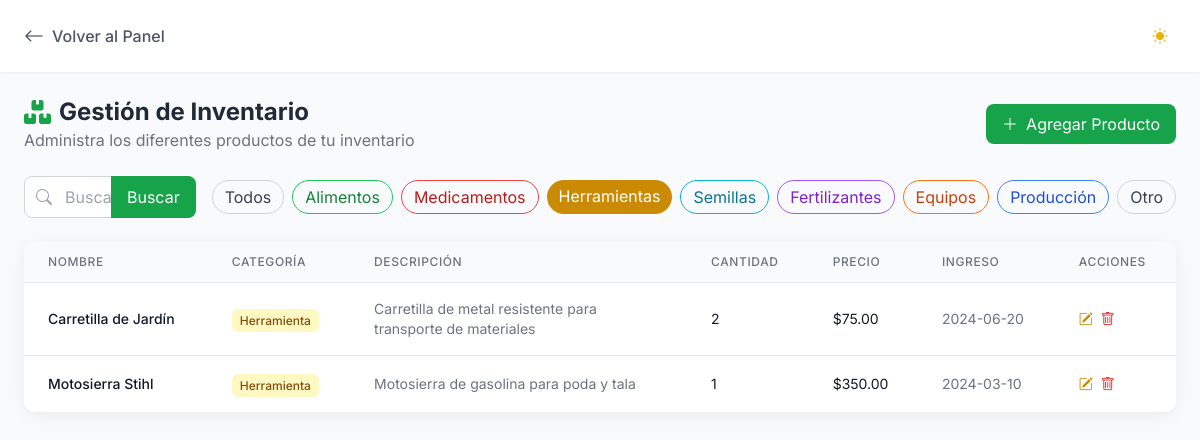
/modulos/inventario.php?tipo=herramienta (signed in), run on the app's committed database.
### tables this page shows
CREATE TABLE `inventario` (
  `id` int(11) NOT NULL,
  `tipo` enum('alimento','medicamento','herramienta','semilla','fertilizante','equipo','produccion','otro') NOT NULL,
  `nombre` varchar(100) DEFAULT NULL,
  `cantidad` int(11) DEFAULT NULL,
  `unidad` varchar(50) DEFAULT NULL,
  `fecha_vencimiento` date DEFAULT NULL,
  `descripcion` text DEFAULT NULL,
  `fecha_ingreso` date NOT NULL,
  `precio` decimal(10,2) NOT NULL
);

### modulos/inventario.php (the view, shortened to what this page needs)
<?php
include '../db.php';
$tipo_filtro = isset($_GET['tipo']) ? $_GET['tipo'] : null;
$buscar_termino = isset($_GET['buscar']) ? $_GET['buscar'] : null;
$sql = "SELECT * FROM inventario";
$conditions = [];
$params = [];
if ($tipo_filtro && $tipo_filtro !== 'todos') {
    $conditions[] = "tipo = :tipo";
    $params[':tipo'] = $tipo_filtro;
}
if (count($conditions) > 0) {
    $sql .= " WHERE " . implode(' AND ', $conditions);
}
$sql .= " ORDER BY fecha_ingreso DESC";
try {
    $stmt = $conn->prepare($sql);
    $stmt->execute($params);
    $productos = $stmt->fetchAll(PDO::FETCH_ASSOC);
} catch (PDOException $e) {
    $productos = [];
    error_log("Error de base de datos en inventario.php: " . $e->getMessage());
}
function getNombreCategoria($tipo)
{
    $nombres = [
        'alimento' => 'Alimento',
        'medicamento' => 'Medicamento',
        'herramienta' => 'Herramienta',
        'semilla' => 'Semilla',
        'fertilizante' => 'Fertilizante',
        'equipo' => 'Equipo',
        'produccion' => 'Producción',
        'otro' => 'Otro'
    ];
    return $nombres[$tipo] ?? $tipo;
}
?>
<!DOCTYPE html>
<html lang="es" class="h-full">
<head>
    <script src="https://cdn.tailwindcss.com"></script>
    <link rel="stylesheet" href="https://cdn.jsdelivr.net/npm/bootstrap-icons@1.11.3/font/bootstrap-icons.min.css">
    <link href="https://cdnjs.cloudflare.com/ajax/libs/font-awesome/6.0.0/css/all.min.css" rel="stylesheet">
</head>
<body x-data="appData()" class="h-full bg-gray-50 dark:bg-gray-900 font-sans text-gray-800 dark:text-gray-100 transition-colors duration-200">
    <div class="min-h-full">
        <header class="bg-white dark:bg-gray-800 shadow-sm sticky top-0 z-40">
            <div class="px-6 py-4 flex justify-between items-center">
                <div class="flex items-center space-x-4">
                    <a href="../dashboard.php" class="flex items-center text-gray-600 dark:text-gray-300 hover:text-primary-600 dark:hover:text-primary-400">
                        <i class="bi bi-arrow-left text-xl mr-2"></i>
                        <span class="font-medium">Volver al Panel</span>
                    </a>
                </div>
                <div class="flex items-center space-x-4">
                    <div class="hidden md:flex items-center space-x-4">
                        <div class="relative">
                            <button id="theme-toggle" class="p-2 rounded-full hover:bg-gray-100 dark:hover:bg-gray-700 focus:outline-none" @click="toggleTheme()">
                                <i class="bi bi-sun-fill text-yellow-500 dark:hidden"></i>
                            </button>
                        </div>
                    </div>
                </div>
            </div>
        </header>
        <main class="p-6">
            <div class="flex flex-col md:flex-row justify-between items-start md:items-center mb-6">
                <div>
                    <h1 class="text-2xl font-bold flex items-center">
                        <i class="fas fa-boxes text-primary-600 mr-2"></i> Gestión de Inventario
                    </h1>
                    <p class="text-gray-500 dark:text-gray-400">Administra los diferentes productos de tu inventario</p>
                </div>
                <div class="mt-4 md:mt-0 flex space-x-3">
                    <button @click="openModalAgregar = true" class="flex items-center justify-center px-4 py-2 bg-primary-600 hover:bg-primary-700 text-white rounded-lg transition-colors duration-200">
                        <i class="bi bi-plus-lg mr-2"></i>
                        Agregar Producto
                    </button>
                </div>
            </div>
            <div class="flex flex-col md:flex-row justify-between items-start md:items-center mb-6 space-y-4 md:space-y-0 md:space-x-4">
                <form action="inventario.php" method="GET" class="w-full md:w-auto flex-grow">
                    <div class="relative max-w-md">
                        <div class="absolute inset-y-0 left-0 pl-3 flex items-center pointer-events-none">
                        </div>
                        <input type="text" name="buscar" class="block w-full pl-10 pr-12 py-2 border border-gray-300 dark:border-gray-600 dark:bg-gray-700 rounded-lg focus:ring-primary-500 focus:border-primary-500" placeholder="Buscar por nombre o descripción" value="<?= htmlspecialchars($buscar_termino ?? '') ?>">
                        <div class="absolute inset-y-0 right-0 flex items-center">
                            <button type="submit" class="px-4 h-full bg-primary-600 text-white rounded-r-lg hover:bg-primary-700 focus:outline-none">
                                Buscar
                            </button>
                        </div>
                    </div>
                </form>
                <div class="flex space-x-2 overflow-x-auto pb-2 md:pb-0 flex-shrink-0">
                    <a href="inventario.php?<?= $buscar_termino ? 'buscar=' . htmlspecialchars($buscar_termino) . '&' : '' ?>tipo=todos" class="px-3 py-1 rounded-full transition-colors duration-200 <?= ($tipo_filtro === null || $tipo_filtro === 'todos') ? 'bg-primary-600 text-white' : 'border border-gray-300 dark:border-gray-600 text-gray-700 dark:text-gray-300 hover:bg-gray-100 dark:hover:bg-gray-700' ?>">Todos</a>
                    <a href="inventario.php?<?= $buscar_termino ? 'buscar=' . htmlspecialchars($buscar_termino) . '&' : '' ?>tipo=alimento" class="px-3 py-1 rounded-full transition-colors duration-200 <?= ($tipo_filtro === 'alimento') ? 'bg-green-600 text-white' : 'border border-green-500 text-green-700 hover:bg-green-50' ?>">Alimentos</a>
                    <a href="inventario.php?<?= $buscar_termino ? 'buscar=' . htmlspecialchars($buscar_termino) . '&' : '' ?>tipo=medicamento" class="px-3 py-1 rounded-full transition-colors duration-200 <?= ($tipo_filtro === 'medicamento') ? 'bg-red-600 text-white' : 'border border-red-500 text-red-700 hover:bg-red-50' ?>">Medicamentos</a>
                    <a href="inventario.php?<?= $buscar_termino ? 'buscar=' . htmlspecialchars($buscar_termino) . '&' : '' ?>tipo=herramienta" class="px-3 py-1 rounded-full transition-colors duration-200 <?= ($tipo_filtro === 'herramienta') ? 'bg-yellow-600 text-white' : 'border border-yellow-500 text-yellow-700 hover:bg-yellow-50' ?>">Herramientas</a>
                    <a href="inventario.php?<?= $buscar_termino ? 'buscar=' . htmlspecialchars($buscar_termino) . '&' : '' ?>tipo=semilla" class="px-3 py-1 rounded-full transition-colors duration-200 <?= ($tipo_filtro === 'semilla') ? 'bg-cyan-600 text-white' : 'border border-cyan-500 text-cyan-700 hover:bg-cyan-50' ?>">Semillas</a>
                    <a href="inventario.php?<?= $buscar_termino ? 'buscar=' . htmlspecialchars($buscar_termino) . '&' : '' ?>tipo=fertilizante" class="px-3 py-1 rounded-full transition-colors duration-200 <?= ($tipo_filtro === 'fertilizante') ? 'bg-purple-600 text-white' : 'border border-purple-500 text-purple-700 hover:bg-purple-50' ?>">Fertilizantes</a>
                    <a href="inventario.php?<?= $buscar_termino ? 'buscar=' . htmlspecialchars($buscar_termino) . '&' : '' ?>tipo=equipo" class="px-3 py-1 rounded-full transition-colors duration-200 <?= ($tipo_filtro === 'equipo') ? 'bg-orange-600 text-white' : 'border border-orange-500 text-orange-700 hover:bg-orange-50' ?>">Equipos</a>
                    <a href="inventario.php?<?= $buscar_termino ? 'buscar=' . htmlspecialchars($buscar_termino) . '&' : '' ?>tipo=produccion" class="px-3 py-1 rounded-full transition-colors duration-200 <?= ($tipo_filtro === 'produccion') ? 'bg-blue-600 text-white' : 'border border-blue-500 text-blue-700 hover:bg-blue-50' ?>">Producción</a>
                    <a href="inventario.php?<?= $buscar_termino ? 'buscar=' . htmlspecialchars($buscar_termino) . '&' : '' ?>tipo=otro" class="px-3 py-1 rounded-full transition-colors duration-200 <?= ($tipo_filtro === 'otro') ? 'bg-gray-600 text-white' : 'border border-gray-300 dark:border-gray-600 text-gray-700 dark:text-gray-300 hover:bg-gray-100 dark:hover:bg-gray-700' ?>">Otro</a>
                </div>
            </div>
            <div class="bg-white dark:bg-gray-800 rounded-xl shadow-soft overflow-hidden">
                <div class="overflow-x-auto">
                    <table class="min-w-full divide-y divide-gray-200 dark:divide-gray-700">
                        <thead class="bg-gray-50 dark:bg-gray-700">
                            <tr>
                                <th scope="col" class="px-6 py-3 text-left text-xs font-medium text-gray-500 dark:text-gray-300 uppercase tracking-wider">Nombre</th>
                                <th scope="col" class="px-6 py-3 text-left text-xs font-medium text-gray-500 dark:text-gray-300 uppercase tracking-wider">Categoría</th>
                                <th scope="col" class="px-6 py-3 text-left text-xs font-medium text-gray-500 dark:text-gray-300 uppercase tracking-wider">Descripción</th>
                                <th scope="col" class="px-6 py-3 text-left text-xs font-medium text-gray-500 dark:text-gray-300 uppercase tracking-wider">Cantidad</th>
                                <th scope="col" class="px-6 py-3 text-left text-xs font-medium text-gray-500 dark:text-gray-300 uppercase tracking-wider">Precio</th>
                                <th scope="col" class="px-6 py-3 text-left text-xs font-medium text-gray-500 dark:text-gray-300 uppercase tracking-wider">Ingreso</th>
                                <th scope="col" class="px-6 py-3 text-left text-xs font-medium text-gray-500 dark:text-gray-300 uppercase tracking-wider">Acciones</th>
                            </tr>
                        </thead>
                        <tbody class="bg-white dark:bg-gray-800 divide-y divide-gray-200 dark:divide-gray-700">
                            <?php if (empty($productos)): ?>
                                <tr>
                                    <td colspan="7" class="px-6 py-4 text-center text-gray-500 dark:text-gray-400">
                                        No se encontraron productos registrados
                                    </td>
                                </tr>
                            <?php else: ?>
                                <?php foreach ($productos as $producto): ?>
                                    <tr class="hover:bg-gray-50 dark:hover:bg-gray-700">
                                        <td class="px-6 py-4 whitespace-nowrap">
                                            <div class="text-sm font-medium text-gray-900 dark:text-white"><?= htmlspecialchars($producto['nombre']) ?></div>
                                        </td>
                                        <td class="px-6 py-4 whitespace-nowrap">
                                            <?php
                                            $badgeClasses = [
                                                'alimento' => 'bg-green-100 text-green-800',
                                                'medicamento' => 'bg-red-100 text-red-800',
                                                'herramienta' => 'bg-yellow-100 text-yellow-800',
                                                'semilla' => 'bg-cyan-100 text-cyan-800',
                                                'fertilizante' => 'bg-purple-100 text-purple-800',
                                                'equipo' => 'bg-orange-100 text-orange-800',
                                                'produccion' => 'bg-blue-100 text-blue-800',
                                                'otro' => 'bg-gray-100 text-gray-800'
                                            ];
                                            $badgeClass = $badgeClasses[$producto['tipo']] ?? 'bg-gray-100 text-gray-800';
                                            ?>
                                            <span class="category-badge <?= $badgeClass ?>">
                                                <?= getNombreCategoria($producto['tipo']) ?>
                                            </span>
                                        </td>
                                        <td class="px-6 py-4 whitespace-normal text-sm text-gray-500 dark:text-gray-400 max-w-xs"><?= htmlspecialchars($producto['descripcion']) ?></td>
                                        <td class="px-6 py-4 whitespace-nowrap">
                                            <div class="text-sm text-gray-900 dark:text-white"><?= htmlspecialchars($producto['cantidad']) ?></div>
                                        </td>
                                        <td class="px-6 py-4 whitespace-nowrap">
                                            <div class="text-sm text-gray-900 dark:text-white">$<?= number_format($producto['precio'], 2) ?></div>
                                        </td>
                                        <td class="px-6 py-4 whitespace-nowrap">
                                            <div class="text-sm text-gray-500 dark:text-gray-400"><?= htmlspecialchars($producto['fecha_ingreso']) ?></div>
                                        </td>
                                        <td class="px-6 py-4 whitespace-nowrap text-sm font-medium">
                                            <div class="flex space-x-2">
                                                <button type="button" @click="openModalEditar = true; productoParaEditar = JSON.parse('<?= htmlspecialchars(json_encode($producto), ENT_QUOTES, 'UTF-8') ?>'); inicializarFormularioEdicion();" class="text-yellow-600 dark:text-yellow-400 hover:text-yellow-900 dark:hover:text-yellow-500">
                                                    <i class="bi bi-pencil-square"></i>
                                                </button>
                                                <button type="button" @click="confirmDelete(<?= $producto['id'] ?>)" class="text-red-600 dark:text-red-400 hover:text-red-900 dark:hover:text-red-500">
                                                    <i class="bi bi-trash"></i>
                                                </button>
                                            </div>
                                        </td>
                                    </tr>
                                <?php endforeach; ?>
                            <?php endif; ?>
                        </tbody>
                    </table>
                </div>
            </div>
        </main>
    </div>
</body>
</html>

### modulos/inventario.php (style rules this page uses)
.category-badge { padding: 0.25rem 0.5rem; border-radius: 0.375rem; font-size: 0.75rem; font-weight: 500; }

### data on the page
inventario: nombre "Carretilla de Jardín", tipo "Herramienta", descripcion "Carretilla de metal resistente para transporte de materiales", cantidad "2", precio "75.00", fecha_ingreso "2024-06-20"
inventario: nombre "Motosierra Stihl", tipo "Herramienta", descripcion "Motosierra de gasolina para poda y tala", cantidad "1", precio "350.00", fecha_ingreso "2024-03-10"
